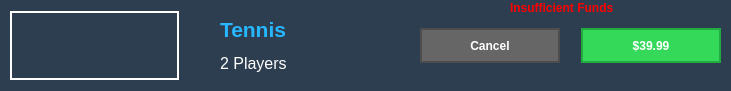
           <widget class="QGroupBox" name="groupBox_2">
            <property name="minimumSize">
             <size>
              <width>731</width>
              <height>91</height>
             </size>
            </property>
            <property name="styleSheet">
             <string notr="true"> background-color: #2c3e50;
border:solid #ffffff 1px;</string>
            </property>
            <property name="title">
             <string/>
            </property>
            <widget class="QWidget" name="horizontalLayoutWidget_2">
             <property name="geometry">
              <rect>
               <x>10</x>
               <y>10</y>
               <width>711</width>
               <height>71</height>
              </rect>
             </property>
             <layout class="QHBoxLayout" name="horizontalLayout_2">
              <item>
               <widget class="QPushButton" name="pushButton_25">
                <property name="maximumSize">
                 <size>
                  <width>169</width>
                  <height>69</height>
                 </size>
                </property>
                <property name="focusPolicy">
                 <enum>Qt::NoFocus</enum>
                </property>
                <property name="styleSheet">
                 <string notr="true">QPushButton {
    border-style: solid;
    border-width: 2px;
    border-color: white;
}

QPushButton:hover
{
    border: 2px solid #26b7ff ;
}

QPushButton:pressed {
	color:white;
 }
</string>
                </property>
                <property name="text">
                 <string/>
                </property>
                <property name="icon">
                 <iconset resource="resources.qrc">
                  <normaloff>:/Assets/Activities/game2.jpg</normaloff>:/Assets/Activities/game2.jpg</iconset>
                </property>
                <property name="iconSize">
                 <size>
                  <width>165</width>
                  <height>69</height>
                 </size>
                </property>
                <property name="flat">
                 <bool>true</bool>
                </property>
               </widget>
              </item>
              <item>
               <widget class="QLabel" name="label_3">
                <property name="font">
                 <font>
                  <pointsize>16</pointsize>
                 </font>
                </property>
                <property name="styleSheet">
                 <string notr="true">padding-right:30px;
padding-left:30px;</string>
                </property>
                <property name="text">
                 <string>&lt;html&gt;&lt;head/&gt;&lt;body&gt;&lt;p&gt;&lt;span style=&quot; font-weight:600; color:#26b7ff;&quot;&gt;Tennis&lt;/span&gt;&lt;/p&gt;&lt;p&gt;&lt;span style=&quot; font-size:12pt; color:#ffffff;&quot;&gt;2 Players&lt;/span&gt;&lt;/p&gt;&lt;/body&gt;&lt;/html&gt;</string>
                </property>
               </widget>
              </item>
              <item>
               <widget class="QPushButton" name="pushButton_4">
                <property name="enabled">
                 <bool>true</bool>
                </property>
                <property name="minimumSize">
                 <size>
                  <width>0</width>
                  <height>35</height>
                 </size>
                </property>
                <property name="maximumSize">
                 <size>
                  <width>140</width>
                  <height>35</height>
                 </size>
                </property>
                <property name="styleSheet">
                 <string notr="true">QPushButton {
    background-color: #666666;
    border-style: solid;
    border-width: 2px;
    border-color: #4d4d4d;
    font: bold 12px;
    color: white;
	padding-top:8px;
	padding-bottom:8px;
    padding-left: 8px;
    padding-right: 8px;
}

QPushButton:hover
{
    border: 2px solid #262626 ;
}

QPushButton:pressed {
	color:white;
	background-color:#1a1a1a;
 }</string>
                </property>
                <property name="text">
                 <string>Cancel</string>
                </property>
               </widget>
              </item>
              <item>
               <spacer name="horizontalSpacer_2">
                <property name="orientation">
                 <enum>Qt::Horizontal</enum>
                </property>
                <property name="sizeType">
                 <enum>QSizePolicy::Maximum</enum>
                </property>
                <property name="sizeHint" stdset="0">
                 <size>
                  <width>15</width>
                  <height>10</height>
                 </size>
                </property>
               </spacer>
              </item>
              <item>
               <widget class="QPushButton" name="pushButton_2">
                <property name="minimumSize">
                 <size>
                  <width>135</width>
                  <height>35</height>
                 </size>
                </property>
                <property name="maximumSize">
                 <size>
                  <width>140</width>
                  <height>35</height>
                 </size>
                </property>
                <property name="focusPolicy">
                 <enum>Qt::NoFocus</enum>
                </property>
                <property name="styleSheet">
                 <string notr="true">QPushButton {
    background-color: #34d95a;
    border-style: solid;
    border-width: 2px;
    border-color: #21ab41;
    font: bold 12px;
    color: white;
	padding-top:8px;
	padding-bottom:8px;
    padding-left: 8px;
    padding-right: 8px;
}

QPushButton:hover
{
    border: 2px solid #146b29 ;
}

QPushButton:pressed {
	color:white;
	background-color:#136335;
 }</string>
                </property>
                <property name="text">
                 <string>$39.99</string>
                </property>
               </widget>
              </item>
             </layout>
            </widget>
            <widget class="QLabel" name="errGame2">
             <property name="geometry">
              <rect>
               <x>510</x>
               <y>0</y>
               <width>131</width>
               <height>16</height>
              </rect>
             </property>
             <property name="text">
              <string>&lt;html&gt;&lt;head/&gt;&lt;body&gt;&lt;p&gt;&lt;span style=&quot; font-weight:600; color:#ff0000;&quot;&gt;Insufficient Funds&lt;/span&gt;&lt;/p&gt;&lt;/body&gt;&lt;/html&gt;</string>
             </property>
            </widget>
           </widget>
